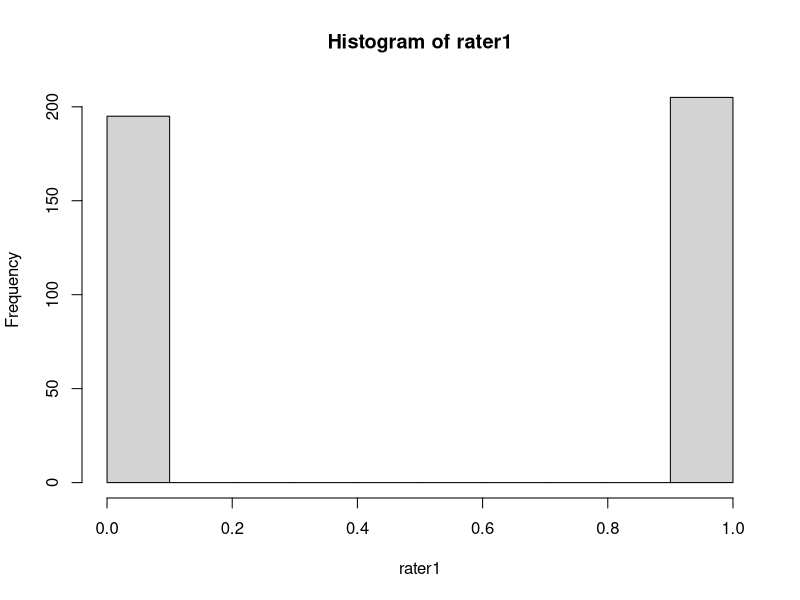
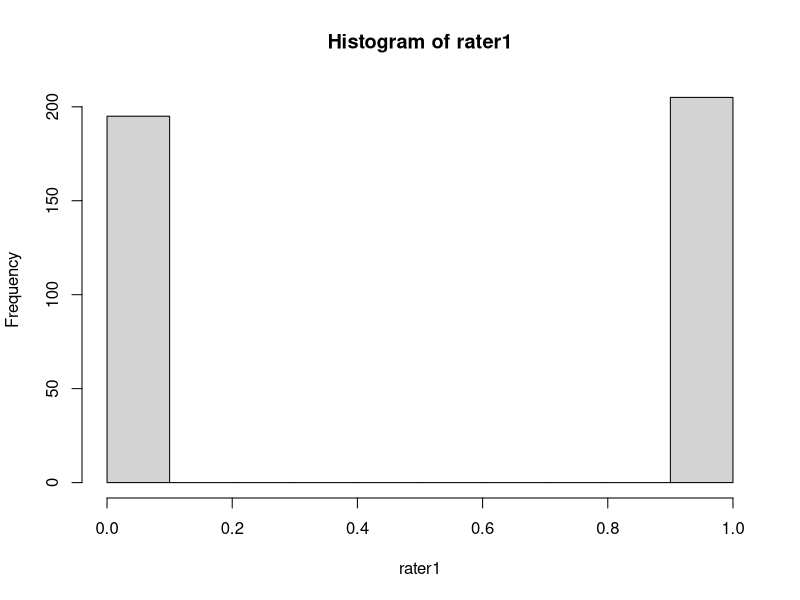
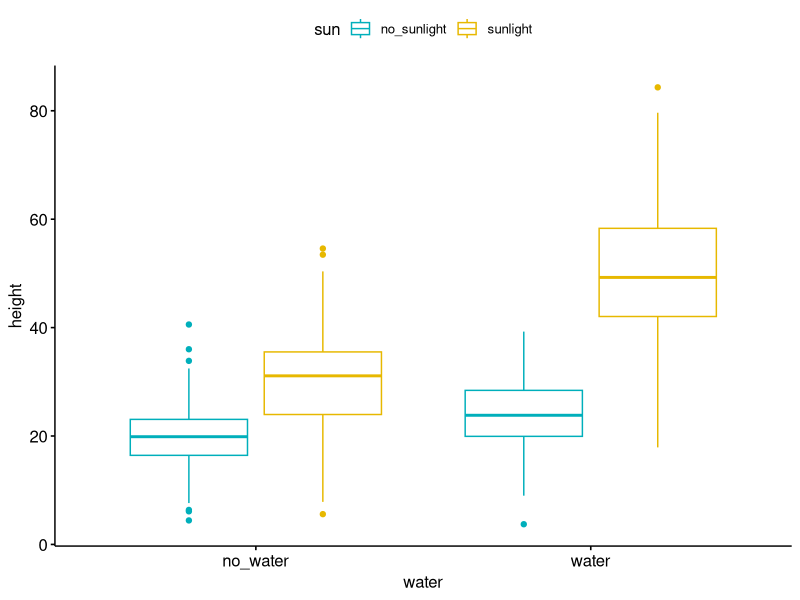
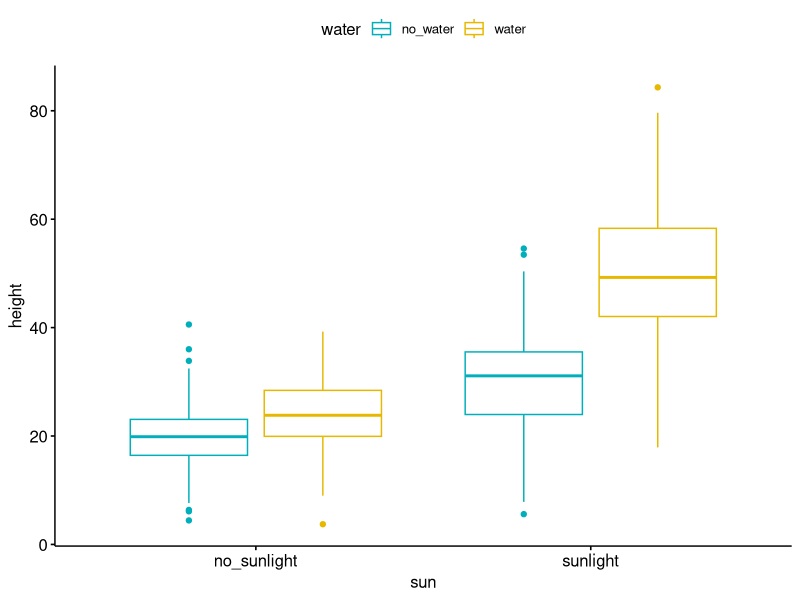

R code for these plots, in order: (Note: this script raises an error after producing the figures.)
## ---- chunk 1
# library(irr)
library(psych)
library(ggpubr)
library(broom)
## ---- chunk 2
rater1 <- rbinom(400, 1, 0.50)
hist(rater1)

rater1_ <- rbinom(400, 1, 0.50)
hist(rater1)

cohen.kappa(x=cbind(rater1, rater1_))
## ---- chunk 3
df_irr <- data.frame(rater1)
df_irr$rater2 <- df_irr$rater1

cohen.kappa(x=cbind(df_irr$rater1, df_irr$rater2))
## ---- chunk 4
df_irr$rater3 <- df_irr$rater1
table(df_irr$rater3)
df_irr$rater3 <- df_irr$rater3 - 1
table(df_irr$rater3)
df_irr[df_irr$rater3 < 0, ]$rater3 <- 1
table(df_irr$rater3)
cohen.kappa(x=cbind(df_irr$rater1, df_irr$rater3))
## ---- chunk 5
df_irr$rater4 <- df_irr$rater1

indices <- sample(1:400, 40, replace=FALSE)

table(df_irr$rater4)
df_irr[indices, ]$rater4 <- df_irr[indices, ]$rater4 - 1
table(df_irr$rater4)
df_irr[df_irr$rater4 < 0, ]$rater4 <- 1
table(df_irr$rater4)

cohen.kappa(x=cbind(df_irr$rater1, df_irr$rater4))
## ---- chunk 6
mean_of_means = 0
for (i in 1:10) {
  random_sample <- sample(1:10000, 10, replace=TRUE)
  sample_mean <- mean(random_sample)
  print(sample_mean)
  mean_of_means = mean_of_means + sample_mean
}
print(mean_of_means/10)

for (i in 1:10) {
  print(mean(sample(1:10000, 100, replace=TRUE)))
}
## ---- chunk 7
col_00 <- rnorm(400, mean = 20, sd=5)
col_01 <- rnorm(400, mean = 30, sd=8)
col_10 <- rnorm(400, mean = 24, sd=6)
col_11 <- rnorm(400, mean = 50, sd=12)

df_00 <- data.frame(height = col_00, water = "no_water", sun = "no_sunlight")
df_01 <- data.frame(height = col_01, water = "no_water", sun = "sunlight")
df_10 <- data.frame(height = col_10, water = "water", sun = "no_sunlight")
df_11 <- data.frame(height = col_11, water = "water", sun = "sunlight")
df_main <- rbind(df_00, df_01, df_10, df_11)
table(df_main$water, df_main$sun)
head(df_main)

## ---- chunk 8
ggboxplot(df_main, x='water', y='height', color='sun', palette = c("#00AFBB", "#E7B800"))
## ---- chunk 9
ggboxplot(df_main, x='sun', y='height', color='water', palette = c("#00AFBB", "#E7B800"))
## ---- chunk 10
t.test(df_main[df_main$water == 'no_water',]$height, df_main[df_main$water == 'water',]$height, alternative = "two.sided", var.equal = FALSE)
## ---- chunk 11
t.test(df_main[df_main$sun == 'no_sunlight',]$height, df_main[df_main$sun == 'sunlight',]$height, alternative = "two.sided", var.equal = FALSE)
## ---- chunk 12
two_factor_anova <- aov( height ~ sun + water, data = df_main)
summary(two_factor_anova)
## ---- chunk 13
model.tables(two_factor_anova, type = "means", se=TRUE)
## ---- chunk 14
tidy(TukeyHSD(two_factor_anova))
## ---- chunk 15
two_factor_anova_interaction <- aov( height ~ sun + water + sun:water, data = df_main)
summary(two_factor_anova_interaction)
## ---- chunk 16
model.tables(two_factor_anova_interaction, type = "means", se=TRUE)
## ---- chunk 17
tidy(TukeyHSD(two_factor_anova_interaction))
## ---- chunk 18
# what if you knew the average height of the parent tree of the sapling
# conduct a ANCOVA

aov(height ~ sun + water + sun:water + parent_tree_height, data = df_main)
## ---- chunk 19

## ---- chunk 20

## ---- chunk 21

